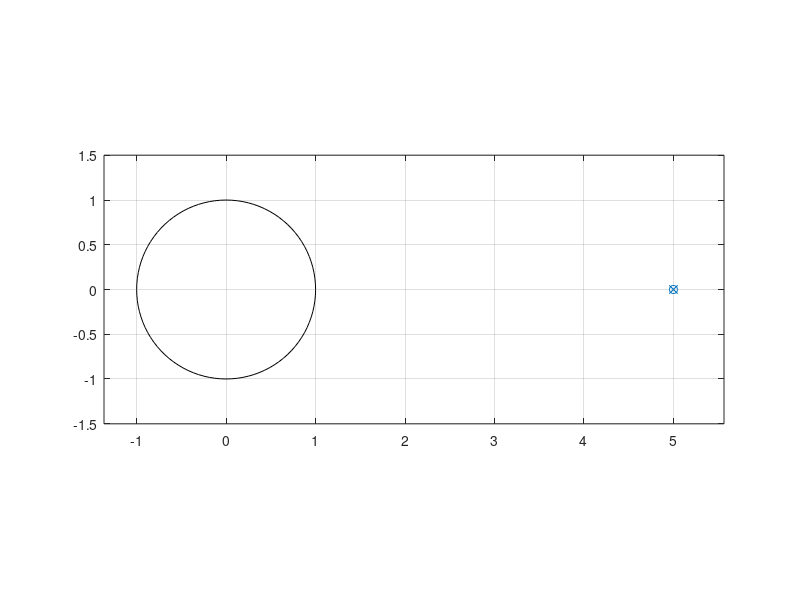

Source code (MATLAB):
% pole-zero plot of H(z)
num = input('Type in the numerator coefficients (e.g., [1 -5 6]) = ');
den = input('Type in the denominator coefficients (e.g., [1 -4.5 2])= ');
roots(num)
roots(den)
zplane(num,den)